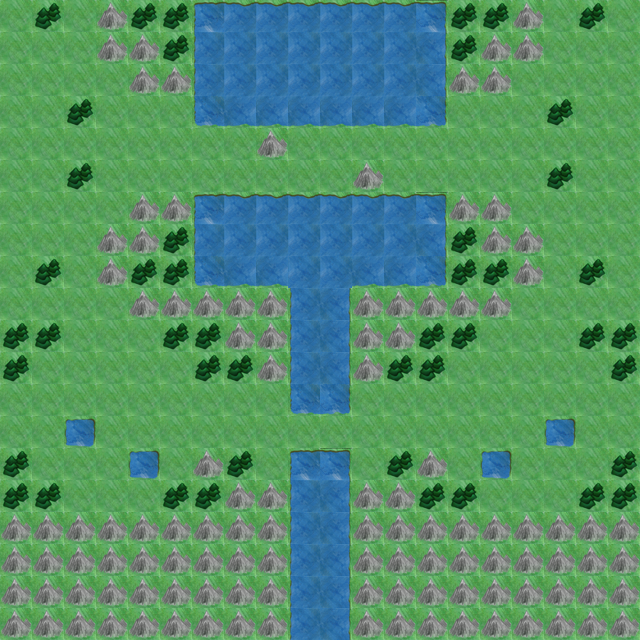

Tiled map render using the project's own tile images. Description and the map definition, with tile-layer contents summarised, below:
An orthogonal 20x20 tile map with 32x32 px tiles, 1 tile layer (Background) and 25 objects.

<map version="1.0" orientation="orthogonal" width="20" height="20" tilewidth="32" tileheight="32">
 <tileset firstgid="1" name="TileLayer_background" tilewidth="32" tileheight="32">
  <image source="TileLayer_background.png" width="1024" height="1024" />
  <tile id="0">
   <properties>
    <property name="MovementCost" value="1" />
    <property name="TileType" value="Grass" />
    <property name="defensiveBonus" value="0" />
   </properties>
  </tile>
  <tile id="1">
   <properties>
    <property name="MovementCost" value="2" />
    <property name="TileType" value="Mountain" />
    <property name="defensiveBonus" value="4" />
   </properties>
  </tile>
  <tile id="32">
   <properties>
    <property name="MovementCost" value="4" />
    <property name="TileType" value="River" />
    <property name="defensiveBonus" value="0" />
   </properties>
  </tile>
  <tile id="33">
   <properties>
    <property name="MovementCost" value="1" />
    <property name="TileType" value="Forest" />
    <property name="defensiveBonus" value="2" />
   </properties>
  </tile>
  <tile id="64">
   <properties>
    <property name="MovementCost" value="4" />
    <property name="TileType" value="River" />
    <property name="defensiveBonus" value="0" />
   </properties>
  </tile>
  <tile id="65">
   <properties>
    <property name="MovementCost" value="4" />
    <property name="TileType" value="River" />
    <property name="defensiveBonus" value="0" />
   </properties>
  </tile>
  <tile id="66">
   <properties>
    <property name="MovementCost" value="4" />
    <property name="TileType" value="River" />
    <property name="defensiveBonus" value="0" />
   </properties>
  </tile>
  <tile id="96">
   <properties>
    <property name="MovementCost" value="4" />
    <property name="TileType" value="River" />
    <property name="defensiveBonus" value="0" />
   </properties>
  </tile>
  <tile id="97">
   <properties>
    <property name="MovementCost" value="4" />
    <property name="TileType" value="River" />
    <property name="defensiveBonus" value="0" />
   </properties>
  </tile>
  <tile id="98">
   <properties>
    <property name="MovementCost" value="4" />
    <property name="TileType" value="River" />
    <property name="defensiveBonus" value="0" />
   </properties>
  </tile>
  <tile id="128">
   <properties>
    <property name="MovementCost" value="4" />
    <property name="TileType" value="River" />
    <property name="defensiveBonus" value="0" />
   </properties>
  </tile>
  <tile id="129">
   <properties>
    <property name="MovementCost" value="4" />
    <property name="TileType" value="River" />
    <property name="defensiveBonus" value="0" />
   </properties>
  </tile>
  <tile id="130">
   <properties>
    <property name="MovementCost" value="4" />
    <property name="TileType" value="River" />
    <property name="defensiveBonus" value="0" />
   </properties>
  </tile>
  <tile id="160">
   <properties>
    <property name="MovementCost" value="4" />
    <property name="TileType" value="River" />
    <property name="defensiveBonus" value="0" />
   </properties>
  </tile>
  <tile id="161">
   <properties>
    <property name="MovementCost" value="4" />
    <property name="TileType" value="River" />
    <property name="defensiveBonus" value="0" />
   </properties>
  </tile>
  <tile id="162">
   <properties>
    <property name="MovementCost" value="4" />
    <property name="TileType" value="River" />
    <property name="defensiveBonus" value="0" />
   </properties>
  </tile>
 </tileset>
 <layer name="Background" width="20" height="20">
  <data>[400 cells, 400 non-empty, 13 distinct tile ids]</data>
 </layer>
 <objectgroup name="Units_P1" width="20" height="20">
  <object x="32" y="160" width="32" height="32">
   <properties>
    <property name="Type" value="ArmWagon" />
   </properties>
  </object>
  <object x="32" y="224" width="32" height="32">
   <properties>
    <property name="Type" value="BattleMage" />
   </properties>
  </object>
  <object x="32" y="32" width="32" height="32">
   <properties>
    <property name="Type" value="Scout" />
   </properties>
  </object>
  <object x="32" y="96" width="32" height="32">
   <properties>
    <property name="Type" value="Ranger" />
   </properties>
  </object>
  <object x="96" y="160" width="32" height="32">
   <properties>
    <property name="Type" value="Footman" />
   </properties>
  </object>
  <object x="96" y="96" width="32" height="32">
   <properties>
    <property name="Type" value="Footman" />
   </properties>
  </object>
  <object x="192" y="64" width="32" height="32">
   <properties>
    <property name="Type" value="Boat" />
   </properties>
  </object>
 </objectgroup>
 <objectgroup name="Units_P2" width="20" height="20">
  <object x="512" y="96" width="32" height="32">
   <properties>
    <property name="Type" value="Footman" />
   </properties>
  </object>
  <object x="512" y="160" width="32" height="32">
   <properties>
    <property name="Type" value="Footman" />
   </properties>
  </object>
  <object x="576" y="160" width="32" height="32">
   <properties>
    <property name="Type" value="ArmWagon" />
   </properties>
  </object>
  <object x="576" y="32" width="32" height="32">
   <properties>
    <property name="Type" value="Scout" />
   </properties>
  </object>
  <object x="576" y="96" width="32" height="32">
   <properties>
    <property name="Type" value="Ranger" />
   </properties>
  </object>
  <object x="576" y="224" width="32" height="32">
   <properties>
    <property name="Type" value="BattleMage" />
   </properties>
  </object>
 </objectgroup>
 <objectgroup name="Buildings_P1" width="20" height="20">
  <object x="0" y="96" width="32" height="64">
   <properties>
    <property name="Type" value="Castle" />
   </properties>
  </object>
  <object x="64" y="288" width="32" height="32">
   <properties>
    <property name="Type" value="Barracks" />
   </properties>
  </object>
  <object x="32" y="448" width="32" height="32">
   <properties>
    <property name="Type" value="Barracks" />
   </properties>
  </object>
  <object x="160" y="352" width="32" height="32">
   <properties>
    <property name="Type" value="Barracks" />
   </properties>
  </object>
  <object x="32" y="384" width="32" height="32">
   <properties>
    <property name="Type" value="Ranger" />
   </properties>
  </object>
  <object x="96" y="384" width="32" height="32">
   <properties>
    <property name="Type" value="Footman" />
   </properties>
  </object>
 </objectgroup>
 <objectgroup name="Buildings_P2" width="20" height="20">
  <object x="608" y="96" width="32" height="64">
   <properties>
    <property name="Type" value="Castle" />
   </properties>
  </object>
  <object x="544" y="288" width="32" height="32" />
  <object x="448" y="352" width="32" height="32">
   <properties>
    <property name="Type" value="Barracks" />
   </properties>
  </object>
  <object x="576" y="448" width="32" height="32">
   <properties>
    <property name="Type" value="Barracks" />
   </properties>
  </object>
  <object x="576" y="384" width="32" height="32">
   <properties>
    <property name="Type" value="Ranger" />
   </properties>
  </object>
  <object x="512" y="384" width="32" height="32">
   <properties>
    <property name="Type" value="Footman" />
   </properties>
  </object>
 </objectgroup>
</map>
